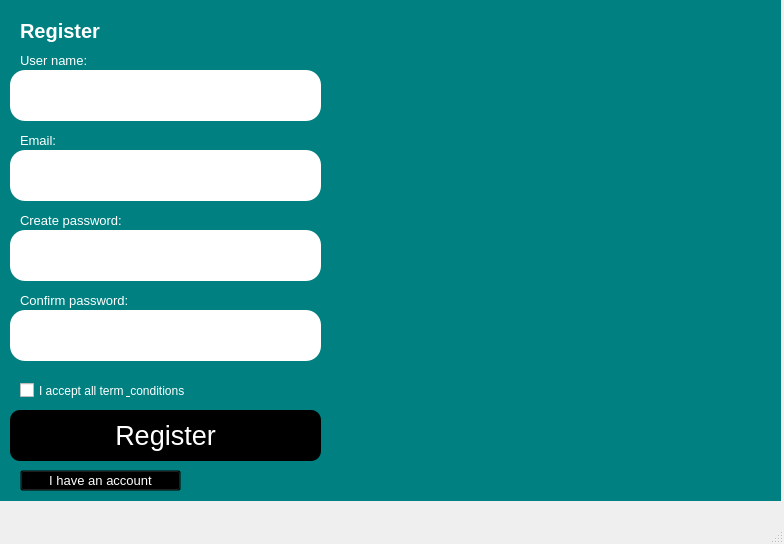
<?xml version="1.0" encoding="UTF-8"?>
<ui version="4.0">
 <class>MainWindow</class>
 <widget class="QMainWindow" name="MainWindow">
  <property name="geometry">
   <rect>
    <x>0</x>
    <y>0</y>
    <width>784</width>
    <height>544</height>
   </rect>
  </property>
  <property name="windowTitle">
   <string>MainWindow</string>
  </property>
  <widget class="QWidget" name="centralwidget">
   <widget class="QPushButton" name="btnRegister">
    <property name="geometry">
     <rect>
      <x>10</x>
      <y>410</y>
      <width>311</width>
      <height>51</height>
     </rect>
    </property>
    <property name="font">
     <font>
      <pointsize>20</pointsize>
     </font>
    </property>
    <property name="styleSheet">
     <string notr="true">background-color: black;
border-radius: 10;
color: white
</string>
    </property>
    <property name="text">
     <string>Register</string>
    </property>
   </widget>
   <widget class="QLineEdit" name="txtConfirmPassword">
    <property name="geometry">
     <rect>
      <x>10</x>
      <y>310</y>
      <width>311</width>
      <height>51</height>
     </rect>
    </property>
    <property name="styleSheet">
     <string notr="true">border-radius: 15;

</string>
    </property>
   </widget>
   <widget class="QLineEdit" name="txtCreatePassword">
    <property name="geometry">
     <rect>
      <x>10</x>
      <y>230</y>
      <width>311</width>
      <height>51</height>
     </rect>
    </property>
    <property name="styleSheet">
     <string notr="true">border-radius: 15;
</string>
    </property>
   </widget>
   <widget class="QLineEdit" name="txtEmail">
    <property name="geometry">
     <rect>
      <x>10</x>
      <y>150</y>
      <width>311</width>
      <height>51</height>
     </rect>
    </property>
    <property name="styleSheet">
     <string notr="true">border-radius: 15;
</string>
    </property>
   </widget>
   <widget class="QLineEdit" name="txtUserName">
    <property name="geometry">
     <rect>
      <x>10</x>
      <y>70</y>
      <width>311</width>
      <height>51</height>
     </rect>
    </property>
    <property name="styleSheet">
     <string notr="true">border-radius: 15;

</string>
    </property>
   </widget>
   <widget class="QLabel" name="label">
    <property name="geometry">
     <rect>
      <x>20</x>
      <y>10</y>
      <width>161</width>
      <height>41</height>
     </rect>
    </property>
    <property name="font">
     <font>
      <pointsize>15</pointsize>
      <weight>75</weight>
      <bold>true</bold>
     </font>
    </property>
    <property name="styleSheet">
     <string notr="true">color: white</string>
    </property>
    <property name="text">
     <string>Register</string>
    </property>
   </widget>
   <widget class="QLabel" name="label_2">
    <property name="geometry">
     <rect>
      <x>20</x>
      <y>50</y>
      <width>81</width>
      <height>20</height>
     </rect>
    </property>
    <property name="font">
     <font>
      <pointsize>10</pointsize>
     </font>
    </property>
    <property name="styleSheet">
     <string notr="true">color: white</string>
    </property>
    <property name="text">
     <string>User name:</string>
    </property>
   </widget>
   <widget class="QLabel" name="label_3">
    <property name="geometry">
     <rect>
      <x>20</x>
      <y>130</y>
      <width>71</width>
      <height>20</height>
     </rect>
    </property>
    <property name="font">
     <font>
      <pointsize>10</pointsize>
     </font>
    </property>
    <property name="styleSheet">
     <string notr="true">color: white</string>
    </property>
    <property name="text">
     <string>Email:</string>
    </property>
   </widget>
   <widget class="QLabel" name="label_4">
    <property name="geometry">
     <rect>
      <x>20</x>
      <y>210</y>
      <width>111</width>
      <height>20</height>
     </rect>
    </property>
    <property name="font">
     <font>
      <pointsize>10</pointsize>
     </font>
    </property>
    <property name="styleSheet">
     <string notr="true">color: white</string>
    </property>
    <property name="text">
     <string>Create password:</string>
    </property>
   </widget>
   <widget class="QLabel" name="label_5">
    <property name="geometry">
     <rect>
      <x>20</x>
      <y>290</y>
      <width>111</width>
      <height>20</height>
     </rect>
    </property>
    <property name="font">
     <font>
      <pointsize>10</pointsize>
     </font>
    </property>
    <property name="styleSheet">
     <string notr="true">color: white</string>
    </property>
    <property name="text">
     <string>Confirm password:</string>
    </property>
   </widget>
   <widget class="QCheckBox" name="checkBox">
    <property name="geometry">
     <rect>
      <x>20</x>
      <y>380</y>
      <width>281</width>
      <height>21</height>
     </rect>
    </property>
    <property name="styleSheet">
     <string notr="true">color: white</string>
    </property>
    <property name="text">
     <string>I accept all term &amp; conditions</string>
    </property>
   </widget>
   <widget class="QLabel" name="label_6">
    <property name="geometry">
     <rect>
      <x>340</x>
      <y>60</y>
      <width>431</width>
      <height>381</height>
     </rect>
    </property>
    <property name="text">
     <string/>
    </property>
    <property name="pixmap">
     <pixmap>../../Images/wolf.jpg</pixmap>
    </property>
    <property name="scaledContents">
     <bool>true</bool>
    </property>
   </widget>
   <widget class="QPushButton" name="btnLogin">
    <property name="geometry">
     <rect>
      <x>20</x>
      <y>470</y>
      <width>161</width>
      <height>21</height>
     </rect>
    </property>
    <property name="font">
     <font>
      <pointsize>10</pointsize>
     </font>
    </property>
    <property name="styleSheet">
     <string notr="true">background: transparent;
color: white</string>
    </property>
    <property name="text">
     <string>I have an account</string>
    </property>
   </widget>
   <widget class="QLabel" name="label_7">
    <property name="geometry">
     <rect>
      <x>0</x>
      <y>0</y>
      <width>781</width>
      <height>501</height>
     </rect>
    </property>
    <property name="styleSheet">
     <string notr="true">background-color:Teal</string>
    </property>
    <property name="text">
     <string/>
    </property>
    <property name="scaledContents">
     <bool>false</bool>
    </property>
   </widget>
   <widget class="QLabel" name="label_8">
    <property name="geometry">
     <rect>
      <x>330</x>
      <y>80</y>
      <width>441</width>
      <height>361</height>
     </rect>
    </property>
    <property name="text">
     <string/>
    </property>
    <property name="pixmap">
     <pixmap>../IMAGES/Annotation 2025-06-15 162359.png</pixmap>
    </property>
   </widget>
   <zorder>label_7</zorder>
   <zorder>btnRegister</zorder>
   <zorder>txtConfirmPassword</zorder>
   <zorder>txtCreatePassword</zorder>
   <zorder>txtEmail</zorder>
   <zorder>txtUserName</zorder>
   <zorder>label</zorder>
   <zorder>label_2</zorder>
   <zorder>label_3</zorder>
   <zorder>label_4</zorder>
   <zorder>label_5</zorder>
   <zorder>checkBox</zorder>
   <zorder>label_6</zorder>
   <zorder>btnLogin</zorder>
   <zorder>label_8</zorder>
  </widget>
  <widget class="QMenuBar" name="menubar">
   <property name="geometry">
    <rect>
     <x>0</x>
     <y>0</y>
     <width>784</width>
     <height>21</height>
    </rect>
   </property>
  </widget>
  <widget class="QStatusBar" name="statusbar"/>
 </widget>
 <resources/>
 <connections/>
</ui>
